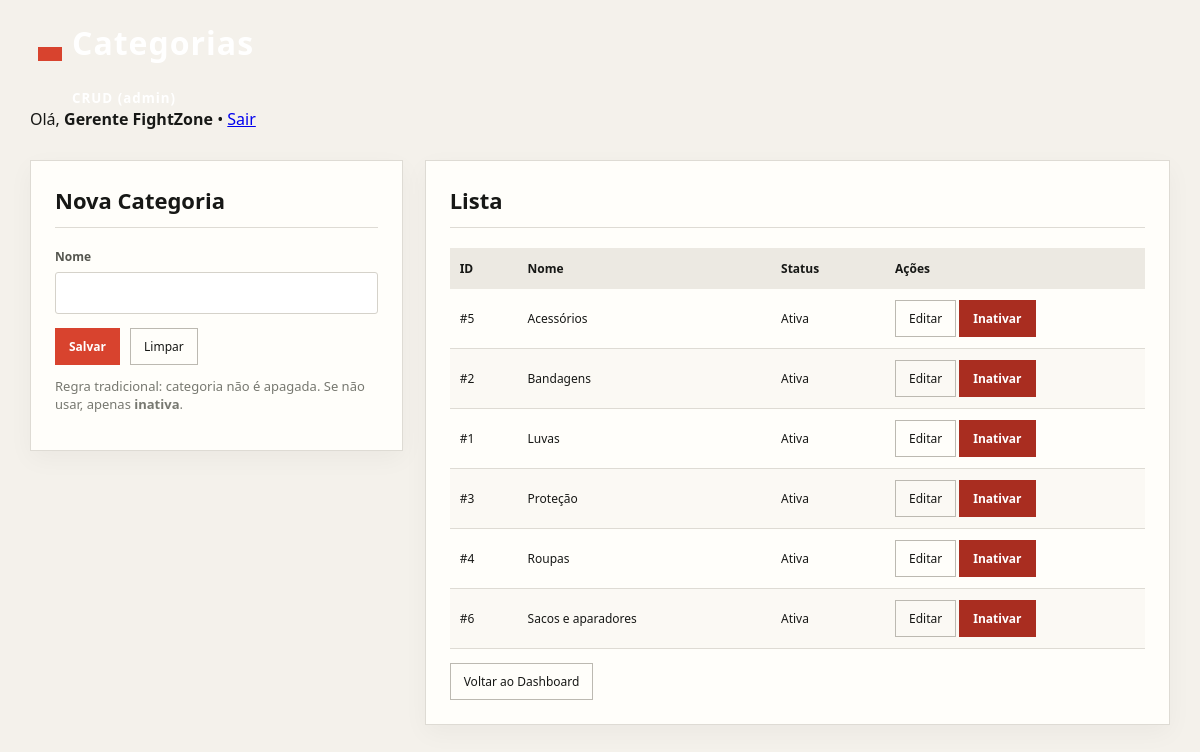
The app's page /index.php?controller=categoria&action=index (signed in) with its own data.
### tables this page shows
CREATE TABLE IF NOT EXISTS categorias (
  id INT NOT NULL AUTO_INCREMENT,
  nome VARCHAR(80) NOT NULL,
  slug VARCHAR(100) NOT NULL,
  ativo TINYINT(1) NOT NULL DEFAULT 1,
  PRIMARY KEY (id),
  UNIQUE KEY uq_categorias_slug (slug)
);

### controllers/CategoriaController.php (called while the page is built, shortened)
<?php
require_once __DIR__ . '/../models/categoria.php';
class CategoriaController
{
    public function index(): void
    {
        $categoriaModel = new Categoria();
        $categorias = $categoriaModel->listarTodas();
        $editar = null;
        require_once __DIR__ . '/../views/categorias.php';
    }
}

### index.php (called while the page is built, shortened)
<?php
require_once __DIR__ . '/config/db.php';
$controller = $_GET['controller'] ?? 'loja';
$action = $_GET['action'] ?? 'catalogo';
switch ($controller) {
     case 'categoria':
         require_once __DIR__ . '/controllers/CategoriaController.php';
         $c = new CategoriaController();
        break;
}
$c->$action();

### config/db.php (called while the page is built)
<?php
class Database
{
    private static $conn = null;
    public static function getConnection()
    {
        if (self::$conn === null) {
            try {
                self::$conn = new PDO(
                    "mysql:host=localhost;dbname=fightzone;charset=utf8mb4",
                    "root",
                    "",
                    [
                        PDO::ATTR_ERRMODE => PDO::ERRMODE_EXCEPTION,
                        PDO::ATTR_DEFAULT_FETCH_MODE => PDO::FETCH_ASSOC
                    ]
                );
            } catch (PDOException $e) {
                die("Erro ao conectar ao banco de dados.");
            }
        }
        return self::$conn;
    }
}

### models/categoria.php (called while the page is built, shortened)
<?php
require_once __DIR__ . '/../config/db.php';
class Categoria
{
    private PDO $conn;
    public function __construct()
    {
        $this->conn = Database::getConnection();
    }
    public function listarTodas(): array
    {
        return $this->conn->query("SELECT id, nome, ativo FROM categorias ORDER BY nome")->fetchAll();
    }
}

### views/categorias.php (the view, shortened to what this page needs)
<?php
$nomeUser = $_SESSION['nome'] ?? 'Usuário';
$editar = $editar ?? null;
$categorias = $categorias ?? [];
?>
<!doctype html>
<html lang="pt-br">
<head>
<link rel="stylesheet" href="public/assets/css/produtos.css">
</head>
<body>
<div class="container">
<div class="topbar">
<div class="brand">
<div class="badge"></div>
<div>
<h1>Categorias</h1>
<small>CRUD (admin)</small>
</div>
</div>
<div class="pill">
Olá, <strong><?= htmlspecialchars($nomeUser) ?></strong>
• <a href="index.php?controller=auth&action=logout">Sair</a>
</div>
</div>
<div class="grid" style="grid-template-columns: 1fr 2fr;">
<div class="card">
<h2><?= $editar ? "Editar Categoria #".(int)$editar['id'] : "Nova Categoria" ?></h2>
<form method="post" action="index.php?controller=categoria&action=salvar">
<label>Nome</label>
<input class="input" type="text" name="nome" required
value="<?= $editar ? htmlspecialchars($editar['nome']) : '' ?>">
<div class="actions" style="margin-top:14px; display:flex; gap:10px;">
<button class="btn btn-primary" type="submit">Salvar</button>
<a class="btn" href="index.php?controller=categoria&action=index">Limpar</a>
</div>
</form>
<p class="muted" style="margin-top:12px; font-size:13px;">
Regra tradicional: categoria não é apagada. Se não usar, apenas <strong>inativa</strong>.
</p>
</div>
<div class="card">
<h2>Lista</h2>
<table class="table">
<thead>
<tr>
<th>ID</th>
<th>Nome</th>
<th>Status</th>
<th style="width:260px;">Ações</th>
</tr>
</thead>
<tbody>
<?php foreach ($categorias as $c): ?>
<tr>
<td>#<?= (int)$c['id'] ?></td>
<td><?= htmlspecialchars($c['nome']) ?></td>
<td>
<?= ((int)$c['ativo'] === 1)
? '<span class="tag ok">Ativa</span>'
: '<span class="tag off">Inativa</span>' ?>
</td>
<td>
<a class="btn" href="index.php?controller=categoria&action=index&id=<?= (int)$c['id']
?>">Editar</a>
<?php if ((int)$c['ativo'] === 1): ?>
<a class="btn btn-danger"
href="index.php?controller=categoria&action=toggle&id=<?= (int)$c['id'] ?>&ativo=0"
onclick="return confirm('Inativar esta categoria?')">Inativar</a>
<?php else: ?>
<a class="btn btn-success"
href="index.php?controller=categoria&action=toggle&id=<?= (int)$c['id']
?>&ativo=1">Ativar</a>
<?php endif; ?>
</td>
</tr>
<?php endforeach; ?>
</tbody>
</table>
<div style="margin-top:14px;">
<a class="btn" href="index.php?controller=auth&action=dashboard">Voltar ao
Dashboard</a>
</div>
</div>
</div>
</div>
</body>
</html>

### public/assets/css/produtos.css (style rules this page uses)
:root { --ink:#171816;--paper:#f4f1eb;--white:#fffefa;--red:#d8432e;--muted:#777870;--line:#dedbd4 }
* { box-sizing:border-box;font-family:"DM Sans","Segoe UI",Arial,sans-serif }
body { margin:0;background:var(--paper);color:var(--ink) }
.container { width:95%;max-width:1400px;margin:auto }
.brand { display:flex;align-items:center;gap:10px;color:#fff;text-decoration:none;font-weight:800;letter-spacing:1px }
.badge { margin-left:8px;padding:7px 12px;background:var(--red);color:#fff;font-size:10px;letter-spacing:1px }
.grid { display:grid;grid-template-columns:380px 1fr;gap:22px;margin-top:30px;margin-bottom:40px;align-items:start }
.card { min-width:0;padding:24px;background:var(--white);border:1px solid var(--line);box-shadow:0 8px 24px rgba(23,24,22,.04) }
.card h2 { margin:0 0 20px;padding-bottom:12px;border-bottom:1px solid var(--line);font-size:22px }
label { display:block;margin-bottom:7px;color:#55564f;font-size:12px;font-weight:600 }
.input { width:100%;padding:11px;border:1px solid #d5d2ca;background:#fff;color:var(--ink);border-radius:3px }
.actions { display:flex;gap:10px;margin-top:20px }
.btn { display:inline-block;padding:9px 13px;border:1px solid #bcb9b1;background:transparent;color:var(--ink);text-decoration:none;cursor:pointer;font-size:12px }
.btn-primary { border-color:var(--red);background:var(--red);color:#fff;font-weight:700 }
.btn-danger { border-color:#a92d20;background:#a92d20;color:#fff;font-weight:700 }
.table { width:100%;margin-top:12px;border-collapse:collapse;font-size:12px }
.table th { padding:12px 10px;background:#ece9e2;text-align:left }
.table td { padding:11px 10px;border-bottom:1px solid var(--line);vertical-align:middle }
.table tr:nth-child(even) { background:#fbf9f4 }
.muted { color:var(--muted) }

### records on screen
categorias: id "5", nome "Acessórios", ativo "Ativa"
categorias: id "2", nome "Bandagens", ativo "Ativa"
categorias: id "1", nome "Luvas", ativo "Ativa"
categorias: id "3", nome "Proteção", ativo "Ativa"
categorias: id "4", nome "Roupas", ativo "Ativa"
categorias: id "6", nome "Sacos e aparadores", ativo "Ativa"

### other values on screen
$nomeUser "Gerente FightZone"
